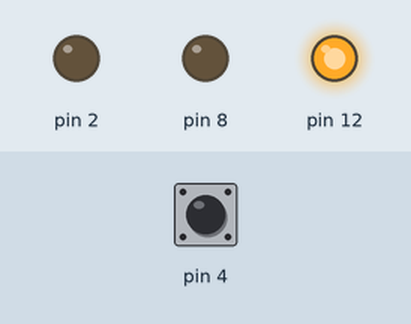
Bench run of a sketch on a simulated Arduino Uno, built with avr-gcc and run on an emulated ATmega328P. On the bench: output pins drawn as LEDs (lit = HIGH). The inputs (shaded band) are chosen by the test bench; at power-on: pin 4 HIGH.

Above: at 2.5 s.
At 7.5 s:
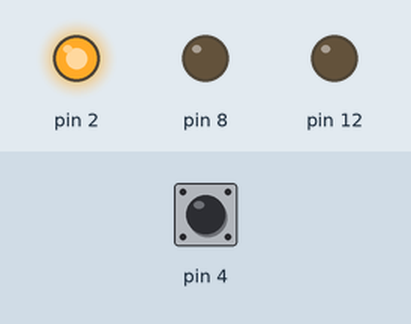
At 11.0 s:
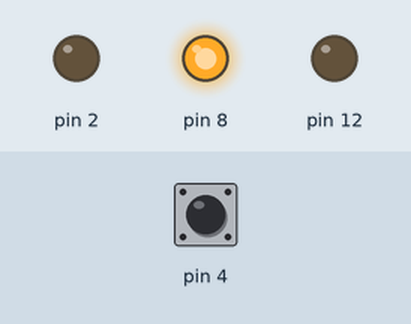
Timing chart, 0 to 15.7 s (numbered marks = the images above):
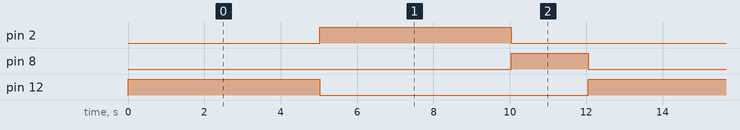

The sketch:

Traffic-light.ino
```cpp
#define RED 12
#define YELLOW 8
#define GREEN 2
#define BUTTON 4

// State definitions for the traffic light
const int state_red = 0;
const int state_yellow = 1;
const int state_green = 2;

int curr_state;                // Current state of the traffic light
unsigned long start_time;      // Time marker for state changes

volatile unsigned long myMillis = 0;  // Custom millis counter (incremented by Timer1 ISR)

// Timer1 Compare Match A interrupt service routine (fires every 1ms)
ISR(TIMER1_COMPA_vect) {
  myMillis++;   // Increment custom millis counter
}

// Configure Timer1 to generate 1ms interrupts
void setupTimer1() {
  TCCR1A = 0;                // Normal mode (no PWM)
  TCCR1B = (1 << WGM12);     // CTC (Clear Timer on Compare Match) mode
  OCR1A = 250;               // Compare value for 1ms (with prescaler 64 on 16MHz clock)
  TIMSK1 |= (1 << OCIE1A);   // Enable Compare Match A interrupt
  TCCR1B |= (1 << CS11) | (1 << CS10); // Start timer with prescaler 64
}

// Initial setup
void setup() {
  setupTimer1();   // Start Timer1
  sei();           // Enable global interrupts

  // Configure LED pins as outputs
  DDRB |= (1 << PB4);   // RED LED on PB4
  DDRB |= (1 << PB0);   // YELLOW LED on PB0
  DDRD |= (1 << PD2);   // GREEN LED on PD2

  // Configure button pin as input with internal pull-up
  DDRD &= ~(1 << PD4);  // PD4 as input
  PORTD |= (1 << PD4);  // Enable pull-up resistor on PD4

  curr_state = state_red;     // Start with RED light
  start_time = myMillis;      // Record start time
}

// Main loop (state machine)
void loop() {

  switch(curr_state){

    case state_red:
      PORTB |= (1 << PB4);    // RED LED ON
      PORTB &= ~(1 << PB0);   // YELLOW LED OFF
      PORTD &= ~(1 << PD2);   // GREEN LED OFF

      // After 5 seconds, go to GREEN state
      if (myMillis - start_time >= 5000) {
        curr_state = state_green;
        start_time = myMillis;
      }
      break;

    case state_yellow:
      PORTB &= ~(1 << PB4);   // RED LED OFF
      PORTB |= (1 << PB0);    // YELLOW LED ON
      PORTD &= ~(1 << PD2);   // GREEN LED OFF

      // After 2 seconds, go to RED state
      if (myMillis - start_time >= 2000) {
        curr_state = state_red;
        start_time = myMillis;
      }
      break;

    case state_green:
      PORTB &= ~(1 << PB4);   // RED LED OFF
      PORTB &= ~(1 << PB0);   // YELLOW LED OFF
      PORTD |= (1 << PD2);    // GREEN LED ON

      // After 5 seconds, go to YELLOW state
      if (myMillis - start_time >= 5000) {
        curr_state = state_yellow;
        start_time = myMillis;
      }
      break;
  }

  // Button check: if pressed (PD4 LOW), force RED state immediately
  if ((PIND & (1 << PD4)) == 0){
    curr_state = state_red;
    start_time = myMillis;
  }
}
```

Measured:
- by itself, pin 2, pin 12: alternates HIGH for 5.0 s and LOW for 7.0 s
- by itself, pin 8: alternates HIGH for 2.0 s and LOW for 10.0 s
- by itself, everything shown: repeats every 12.0 s, in 3 steps
